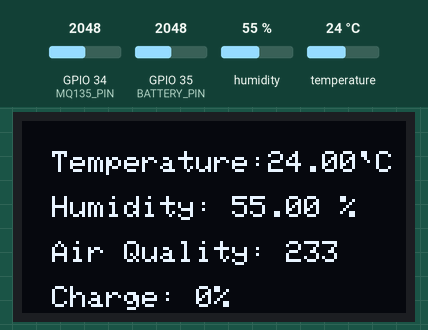
This sketch was run on a simulated ESP32. Parts: 128×64 one-colour display. The test bench sets the inputs (shaded band); at power-on: humidity 55 %, GPIO 34 (MQ135_PIN) = 2048, GPIO 35 (BATTERY_PIN) = 2048, temperature 24 °C. WiFi joins after 1.5 s; servers stay silent unless stated; what the sketch prints to the serial monitor is not drawn.

Above: at 5.0 s.
5.1 s: humidity set to 22 %
At 6.2 s:
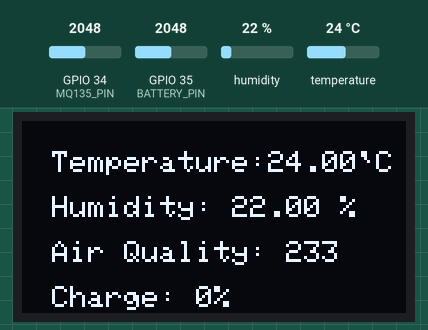
7.8 s: GPIO 34 (MQ135_PIN) set to 2866
At 9.0 s:
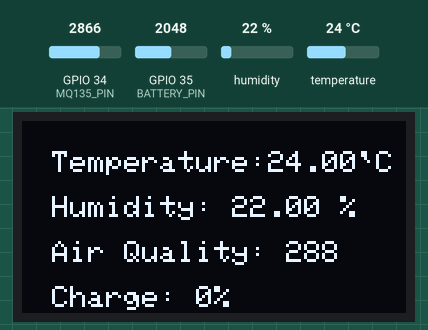
10.5 s: GPIO 35 (BATTERY_PIN) set to 3972
At 13.2 s:
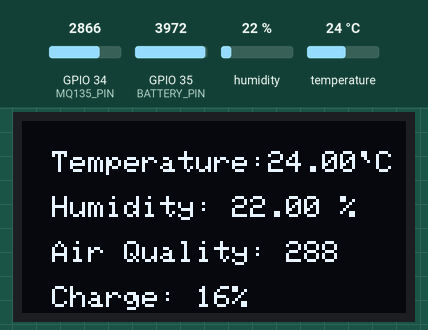
13.5 s: temperature set to 12 °C
At 15.0 s:
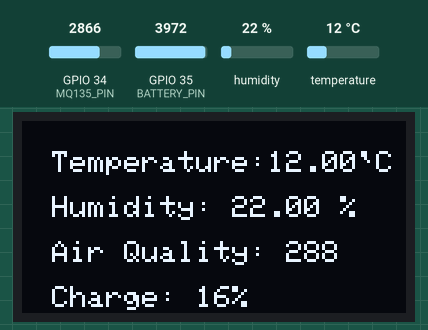
16.2 s: GPIO 34 (MQ135_PIN) set to 3972
At 19.3 s:
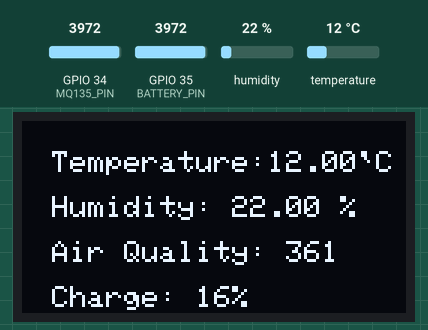
19.6 s: GPIO 35 (BATTERY_PIN) set to 2866
At 21.0 s:
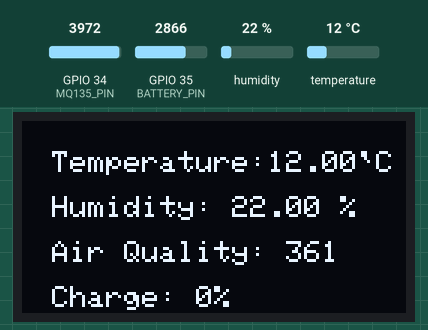
Timing chart, 0 to 22.6 s (numbered marks = the images above; inputs shaded):
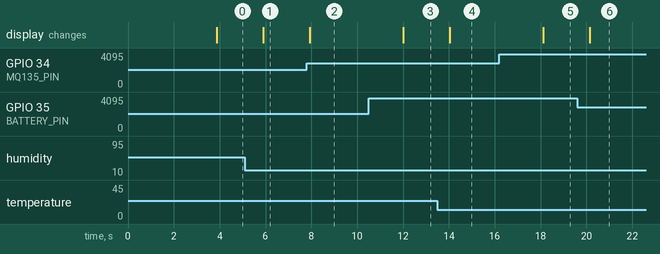

The sketch:

smart_solar_umbrella.ino
```cpp
#define BLYNK_TEMPLATE_ID "TMPL3gbs5a2g-"
#define BLYNK_TEMPLATE_NAME "Temperature and Humidity Monitor"
#define BLYNK_AUTH_TOKEN "cQRFTbm4gBY6qUbl7OlbNbiGkU1YdBk4"

#include <Wire.h>
#include <Adafruit_GFX.h>
#include <Adafruit_SSD1306.h>
#include <DHT.h>
#include <WiFi.h>
#include <BlynkSimpleEsp32.h>


// Define Sensor Pins
#define DHTPIN 4       // DHT22 Data pin
#define DHTTYPE DHT22  // DHT22 sensor type
#define MQ135_PIN 34
#define BATTERY_PIN 35 // ADC GPIO Pin


// OLED Display Settings
#define SCREEN_WIDTH 128
#define SCREEN_HEIGHT 64
#define OLED_RESET    -1
#define OLED_ADDR     0x3C  // Default OLED I2C Address


// WiFi credentials
char ssid[] = "amit";
char pass[] = "123456789x";


// Initialize OLED Display
Adafruit_SSD1306 display(SCREEN_WIDTH, SCREEN_HEIGHT, &Wire, OLED_RESET);

// Initialize DHT Sensor
DHT dht(DHTPIN, DHTTYPE);


void setup() {
  Serial.begin(115200);
  Blynk.begin(BLYNK_AUTH_TOKEN , ssid, pass);
  dht.begin();
  delay(2000);

  // Initialize OLED Display
  if (!display.begin(SSD1306_SWITCHCAPVCC, OLED_ADDR)) {
    Serial.println("SSD1306 OLED allocation failed");
    for (;;); // Stop execution if OLED fails
  }

  display.clearDisplay();
  display.setTextSize(1);
  display.setTextColor(SSD1306_WHITE);
}


void loop() {
  // Read Temperature and Humidity from DHT22
  float temperature = dht.readTemperature();
  float humidity = dht.readHumidity();

  // Read Air Quality from MQ135
  int airQuality=analogRead(MQ135_PIN)/15 + 97;
//   int adcValue = analogRead(BATTERY_PIN); // Read ADC
//   float voltage = (adcValue / 4095.0) * vRef; // Convert ADC to voltage
//   float batteryVoltage = voltage * ((R1 + R2) / R2); // Reverse voltage divider

//   // Convert to battery percentage
// int batteryPercentage = map(batteryVoltage * 100, 300, 420, 0, 100);
// batteryPercentage = constrain(batteryPercentage, 0, 100);

int adcReading = analogRead(BATTERY_PIN);

  // Convert ADC value to voltage
  float vOut = adcReading * (3.3 / 4095.0);  // ESP32 ADC reference voltage is 3.3V
  float batteryVoltage = vOut * (751/549) ;  // Reverse voltage divider

  // Print battery voltage
  Serial.print("Battery Voltage: ");
  Serial.print(batteryVoltage);
  Serial.println("V");

  // Estimate battery percentage (Assuming 3.0V = 0% and 4.0V = 100%)
  int batteryPercentage = map(batteryVoltage * 100, 300, 420, 0, 100);
  batteryPercentage = constrain(batteryPercentage, 0, 100);

  Serial.print("Battery Charge: ");
  Serial.print(batteryPercentage);
  Serial.println("%");

Serial.print("Battery Voltage: ");
Serial.print(batteryVoltage);
Serial.print("V | Charge: ");
Serial.print(batteryPercentage);
Serial.println("%");

// Clear display before updating new values
display.clearDisplay();

  // Display Temperature
  display.setCursor(10, 10);
  display.print("Temperature:");
  display.print(temperature);
  display.print("`C");

  // Display Humidity
  display.setCursor(10, 25);
  display.print("Humidity: ");
  display.print(humidity);
  display.print(" %");

  // Display Air Quality
  display.setCursor(10, 40);
  display.print("Air Quality: ");
  display.print(airQuality);

  // Displat Battery Percentage
  display.setCursor(10,55);
  display.print("Charge: ");
  display.print(batteryPercentage);
  display.print("%");

  // Update OLED Display
  display.display();

  // Print values to Serial Monitor
  Serial.print("Temperature: ");
  Serial.print(temperature);
  Serial.print("°C  Humidity: ");
  Serial.print(humidity);
  Serial.print("%  Air Quality: ");
  Serial.println(airQuality);


  Blynk.run();


  // Send data to Blynk
  Blynk.virtualWrite(V0, temperature); // Temperature to V0
  Blynk.virtualWrite(V1, humidity);  // Humidity to V1
  Blynk.virtualWrite(V2, airQuality); // Air Quality to V2
  Blynk.virtualWrite(V3, batteryPercentage);


  delay(2000); // Wait before next update
}
```

Measured:
- after the input at 5.1 s, the display: changes after 0.80 s (image 1)
- after the input at 7.8 s, the display: changes after 0.13 s (image 2)
- after the input at 10.5 s, the display: changes after 1.5 s (image 3)
- after the input at 13.5 s, the display: changes after 0.54 s (image 4)
- after the input at 16.2 s, the display: changes after 1.9 s (image 5)
- after the input at 19.6 s, the display: changes after 0.54 s (image 6)
